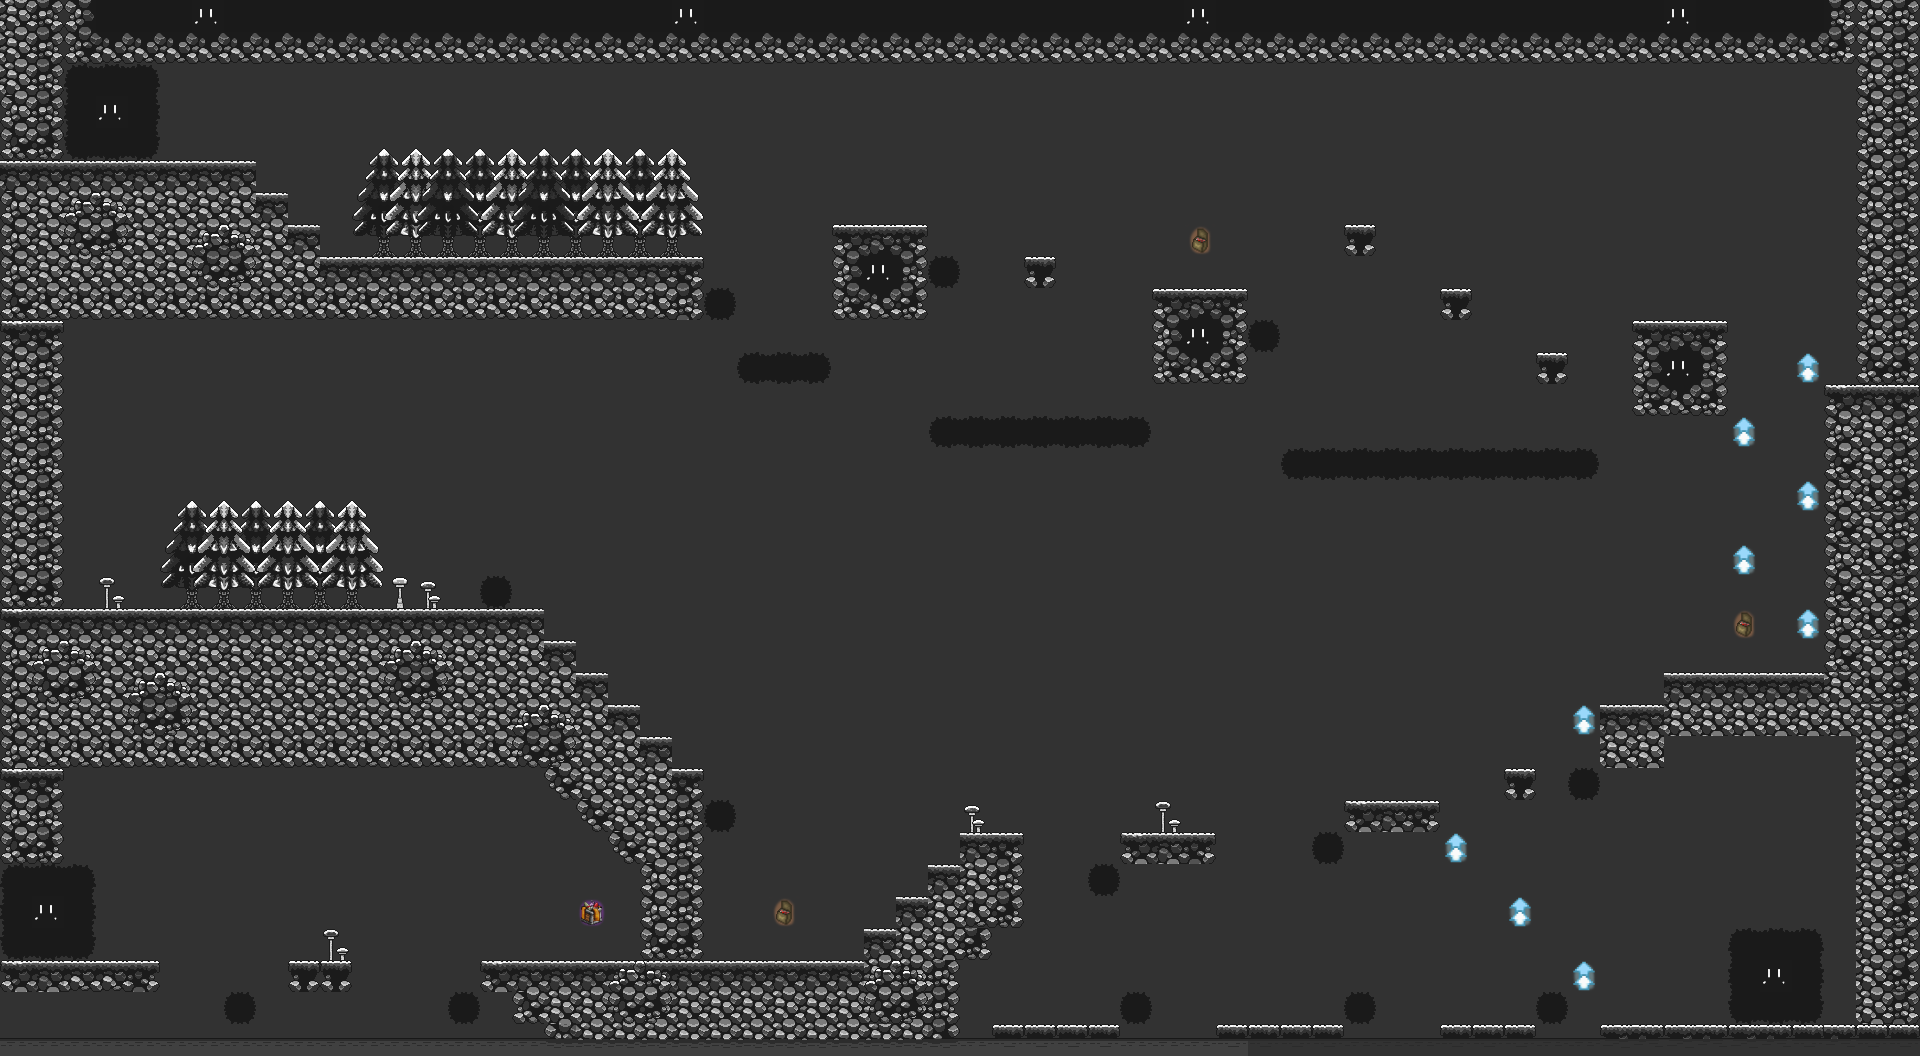

This game map was drawn from its Tiled (.tmx) file and the tilesets committed beside it. A one-line description and the trimmed map source follow:
An orthogonal 60x33 tile map with 32x32 px tiles, 13 tile layers (BackGround, Foreground, Portal, TilesDeath, ...), 2 tilesets and 52 objects.

<map version="1.8" tiledversion="1.8.5" orientation="orthogonal" renderorder="right-down" width="60" height="33" tilewidth="32" tileheight="32" infinite="0" parallaxoriginx="7" parallaxoriginy="0" nextlayerid="31" nextobjectid="95">
 <editorsettings>
  <export format="json" />
 </editorsettings>
 <tileset firstgid="1" name="Mapa" tilewidth="32" tileheight="32" tilecount="180" columns="18">
  <image source="Tileset.png" width="576" height="320" />
 </tileset>
 <tileset firstgid="181" name="Items" tilewidth="32" tileheight="32" tilecount="3" columns="3">
  <image source="Items.png" width="96" height="32" />
 </tileset>
 <layer id="2" name="BackGround" width="60" height="33">
  <data>[1980 cells, 1980 non-empty, 1 distinct tile ids]</data>
 </layer>
 <layer id="1" name="Foreground" width="60" height="33">
  <data>[1980 cells, 540 non-empty, 29 distinct tile ids]</data>
 </layer>
 <layer id="9" name="Portal" width="60" height="33">
  <data>[1980 cells, 18 non-empty, 9 distinct tile ids]</data>
 </layer>
 <objectgroup id="27" name="PortalObject">
  <object id="43" x="1726.5" y="927" width="98" height="96" />
  <object id="44" x="0" y="864.333" width="95.6667" height="95.6667" />
 </objectgroup>
 <layer id="6" name="TilesDeath" width="60" height="33">
  <data>[1980 cells, 46 non-empty, 5 distinct tile ids]</data>
 </layer>
 <objectgroup id="26" name="TilesDeathObject">
  <object id="35" x="0.666667" y="1038" width="543.788" height="18.6667" />
  <object id="36" x="959.5" y="1038.75" width="32.25" height="17.25" />
  <object id="37" x="1344.54" y="1036.71" width="95.25" height="18.9167" />
  <object id="38" x="1118.38" y="1038.54" width="95.25" height="18.9167" />
  <object id="39" x="1535.71" y="1037.21" width="63.5833" height="18.9167" />
  <object id="40" x="737.208" y="351.875" width="94.9166" height="31.9167" />
  <object id="41" x="927.208" y="415.542" width="224.417" height="31.9167" />
  <object id="42" x="1280.29" y="448.042" width="318.917" height="31.9167" />
 </objectgroup>
 <layer id="3" name="Detail" width="60" height="33">
  <data>[1980 cells, 95 non-empty, 20 distinct tile ids]</data>
 </layer>
 <layer id="4" name="Detail2" width="60" height="33">
  <data>[1980 cells, 56 non-empty, 8 distinct tile ids]</data>
 </layer>
 <layer id="5" name="Detail3" width="60" height="33">
  <data>[1980 cells, 16 non-empty, 8 distinct tile ids]</data>
 </layer>
 <layer id="7" name="TilesMoveV" width="60" height="33">
  <data>[1980 cells, 10 non-empty, 1 distinct tile ids]</data>
 </layer>
 <objectgroup id="25" name="TilesMoveVObject">
  <object id="25" x="224" y="991.818" width="32.3636" height="32.5455" />
  <object id="26" x="448" y="991.636" width="31.8182" height="32.3636" />
  <object id="27" x="704.25" y="800" width="31.75" height="32.25" />
  <object id="28" x="1087.82" y="863.636" width="32.3636" height="32.3636" />
  <object id="29" x="1311.33" y="831.333" width="32.6667" height="32.6667" />
  <object id="30" x="1567.64" y="768" width="32.3636" height="32.3636" />
  <object id="31" x="479.636" y="576.182" width="32.3636" height="32" />
  <object id="32" x="704" y="287.818" width="31.8182" height="32.3636" />
  <object id="33" x="927.818" y="256.182" width="32.3636" height="32.3636" />
  <object id="34" x="1248.18" y="319.818" width="31.6364" height="32.3636" />
 </objectgroup>
 <layer id="8" name="TilesMoveH" width="60" height="33">
  <data>[1980 cells, 3 non-empty, 1 distinct tile ids]</data>
 </layer>
 <objectgroup id="24" name="TilesMoveHObject">
  <object id="18" x="1119.67" y="992.333" width="31.6667" height="31.3333" />
  <object id="19" x="1344" y="992" width="32.6667" height="31.6667" />
  <object id="20" x="1535.33" y="992.333" width="32.3333" height="31.3333" />
 </objectgroup>
 <layer id="11" name="Collectable" width="60" height="33">
  <data>[1980 cells, 1 non-empty, 1 distinct tile ids]</data>
 </layer>
 <objectgroup id="21" name="CollectableObject">
  <object id="13" x="575.818" y="895.909" width="32.3636" height="32.0909" />
 </objectgroup>
 <layer id="12" name="DoubleJump" width="60" height="33">
  <data>[1980 cells, 9 non-empty, 1 distinct tile ids]</data>
 </layer>
 <objectgroup id="22" name="DoubleJumpObject">
  <object id="14" x="1439.82" y="832" width="32.5455" height="32.3636" />
  <object id="15" x="1503.64" y="896" width="32.3636" height="31.8182" />
  <object id="16" x="1567.82" y="959.636" width="32.3636" height="32.3636" />
  <object id="89" x="1568" y="704" width="32" height="32" />
  <object id="90" x="1792" y="608" width="32" height="32" />
  <object id="91" x="1728" y="544" width="32" height="32" />
  <object id="92" x="1792" y="480" width="32" height="32" />
  <object id="93" x="1728" y="416" width="32" height="32" />
  <object id="94" x="1792" y="352" width="32" height="32" />
 </objectgroup>
 <layer id="13" name="Ammo" width="60" height="33">
  <data>[1980 cells, 3 non-empty, 1 distinct tile ids]</data>
 </layer>
 <objectgroup id="20" name="AmmoObject">
  <object id="10" x="768" y="895.75" width="32.25" height="32.25" />
  <object id="11" x="1727.82" y="608" width="31.8182" height="31.8182" />
  <object id="12" x="1183.75" y="223.5" width="32.25" height="32.25" />
 </objectgroup>
 <layer id="10" name="EndGame" width="60" height="33">
  <data>[1980 cells, 9 non-empty, 9 distinct tile ids]</data>
 </layer>
 <objectgroup id="23" name="EndGameObject">
  <object id="17" x="64" y="63.5" width="94.5" height="98" />
 </objectgroup>
 <objectgroup id="30" name="MomiaSpawn">
  <object id="82" x="544" y="928" width="32" height="32" />
  <object id="83" x="768" y="928" width="32" height="32" />
  <object id="84" x="1152" y="800" width="32" height="32" />
  <object id="85" x="1376" y="768" width="32" height="32" />
  <object id="86" x="512" y="224" width="32" height="32" />
 </objectgroup>
 <objectgroup id="29" name="MomiaObject">
  <object id="69" x="704" y="928" width="32" height="32" />
  <object id="70" x="832" y="928" width="32" height="32" />
  <object id="74" x="1408" y="768" width="32" height="32" />
  <object id="75" x="1344" y="768" width="32" height="32" />
  <object id="76" x="1184" y="800" width="32" height="32" />
  <object id="77" x="1120" y="800" width="32" height="32" />
  <object id="78" x="480" y="928" width="32" height="32" />
  <object id="79" x="608" y="928" width="32" height="32" />
  <object id="87" x="320" y="224" width="32" height="32" />
  <object id="88" x="672" y="224" width="32" height="32" />
 </objectgroup>
</map>